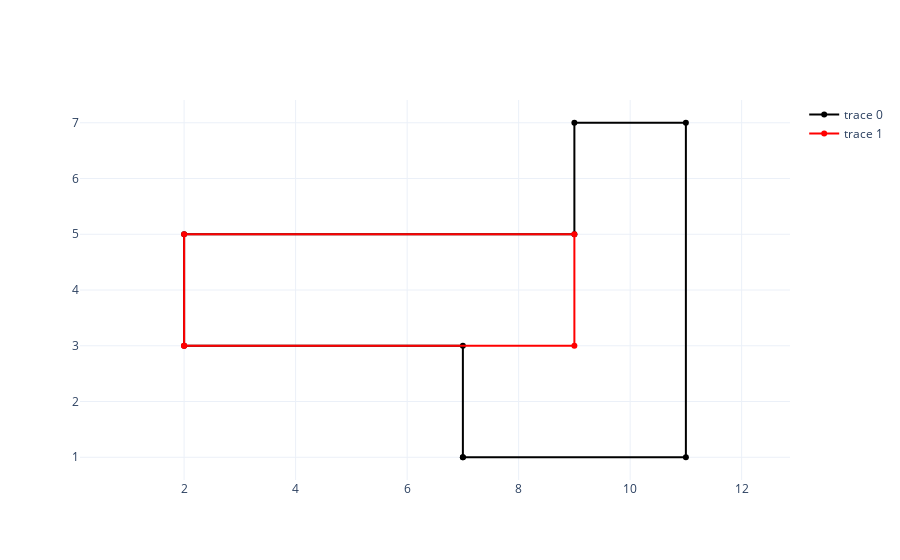

The notebook cell this image was saved under:
### Code cell
solution_example_9_2 = exercise_9_2_find_largest_area(
    red_tile_coordinates=example_red_tile_coordinates,
    number_of_sampled_edge_points=2
)

### Figure 1 — Plotly figure (JSON) as saved in the notebook; plotly's stock layout.template omitted (floating-point values rounded to 4 significant figures)
{"data": [{"line": {"color": "black"}, "marker": {"color": "black"}, "mode": "markers+lines", "type": "scatter", "x": [7, 11, 11, 9, 9, 2, 2, 7, 7], "y": [1, 1, 7, 7, 5, 5, 3, 3, 1]}, {"line": {"color": "red"}, "marker": {"color": "red"}, "mode": "markers+lines", "type": "scatter", "x": [2, 2, 9, 9, 2], "y": [3, 5, 5, 3, 3]}], "layout": {"yaxis": {"scaleanchor": "x"}}}
